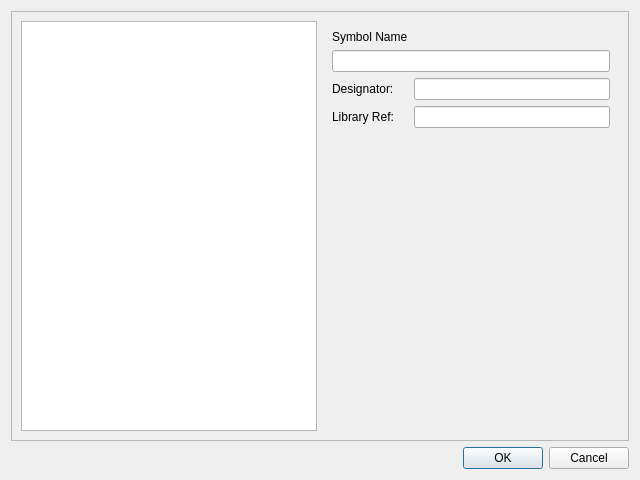
<?xml version="1.0" encoding="UTF-8"?>
<ui version="4.0">
 <class>Dialog</class>
 <widget class="QDialog" name="Dialog">
  <property name="geometry">
   <rect>
    <x>0</x>
    <y>0</y>
    <width>640</width>
    <height>480</height>
   </rect>
  </property>
  <property name="windowTitle">
   <string>Dialog</string>
  </property>
  <layout class="QVBoxLayout" name="verticalLayout">
   <item>
    <widget class="QFrame" name="mainframe">
     <property name="frameShape">
      <enum>QFrame::StyledPanel</enum>
     </property>
     <property name="frameShadow">
      <enum>QFrame::Raised</enum>
     </property>
     <layout class="QHBoxLayout" name="horizontalLayout">
      <item>
       <widget class="QListWidget" name="symbolList"/>
      </item>
      <item>
       <widget class="QWidget" name="widget" native="true">
        <property name="sizePolicy">
         <sizepolicy hsizetype="Expanding" vsizetype="Expanding">
          <horstretch>0</horstretch>
          <verstretch>0</verstretch>
         </sizepolicy>
        </property>
        <layout class="QFormLayout" name="formLayout">
         <property name="fieldGrowthPolicy">
          <enum>QFormLayout::AllNonFixedFieldsGrow</enum>
         </property>
         <item row="0" column="0">
          <widget class="QLabel" name="label_name">
           <property name="text">
            <string>Symbol Name</string>
           </property>
          </widget>
         </item>
         <item row="1" column="0" colspan="2">
          <widget class="QLineEdit" name="name"/>
         </item>
         <item row="3" column="0">
          <widget class="QLabel" name="prefixLabel">
           <property name="text">
            <string>Designator:</string>
           </property>
          </widget>
         </item>
         <item row="3" column="1">
          <widget class="QLineEdit" name="foot1"/>
         </item>
         <item row="4" column="0">
          <widget class="QLabel" name="refLabel">
           <property name="text">
            <string>Library Ref:</string>
           </property>
          </widget>
         </item>
         <item row="4" column="1">
          <widget class="QLineEdit" name="foot2"/>
         </item>
        </layout>
       </widget>
      </item>
     </layout>
    </widget>
   </item>
   <item>
    <widget class="QDialogButtonBox" name="buttonBox">
     <property name="orientation">
      <enum>Qt::Horizontal</enum>
     </property>
     <property name="standardButtons">
      <set>QDialogButtonBox::Cancel|QDialogButtonBox::Ok</set>
     </property>
    </widget>
   </item>
  </layout>
 </widget>
 <resources/>
 <connections>
  <connection>
   <sender>buttonBox</sender>
   <signal>accepted()</signal>
   <receiver>Dialog</receiver>
   <slot>accept()</slot>
   <hints>
    <hint type="sourcelabel">
     <x>248</x>
     <y>254</y>
    </hint>
    <hint type="destinationlabel">
     <x>157</x>
     <y>274</y>
    </hint>
   </hints>
  </connection>
  <connection>
   <sender>buttonBox</sender>
   <signal>rejected()</signal>
   <receiver>Dialog</receiver>
   <slot>reject()</slot>
   <hints>
    <hint type="sourcelabel">
     <x>316</x>
     <y>260</y>
    </hint>
    <hint type="destinationlabel">
     <x>286</x>
     <y>274</y>
    </hint>
   </hints>
  </connection>
 </connections>
</ui>
